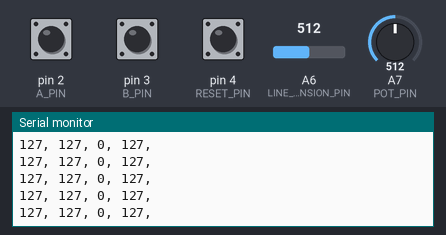
Recording of a sketch running on a simulated Arduino Nano, built with avr-gcc and run on an emulated ATmega328P. On the bench: the last lines printed to the serial monitor. The test bench sets the inputs (shaded band); at power-on: pin 4 (RESET_PIN) HIGH, A6 (LINE_TENSION_PIN) = 512, A7 (POT_PIN) = 512, pin 2 (A_PIN) HIGH, pin 3 (B_PIN) HIGH. No radio packets arrive unless stated.

Above: at 1.2 s.
1.3 s: pin 4 (RESET_PIN) pulled LOW for 0.15 s
At 1.47 s:
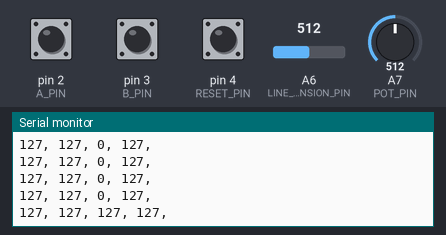
4.4 s: A6 (LINE_TENSION_PIN) set to 716
At 4.41 s:
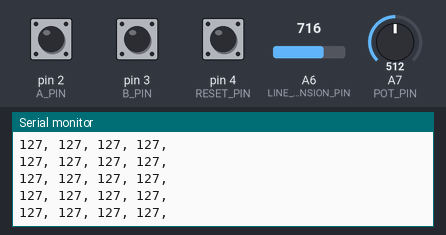
5.9 s: A7 (POT_PIN) set to 716
At 5.92 s:
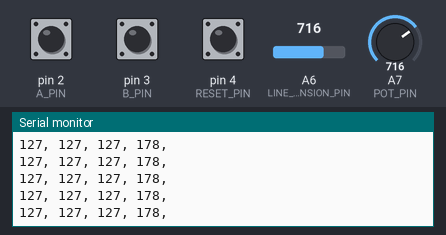
8.9 s: A6 (LINE_TENSION_PIN) set to 306
At 8.92 s:
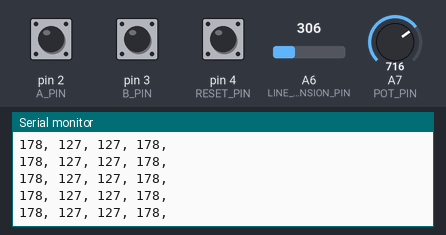
11.9 s: A7 (POT_PIN) set to 306
At 11.93 s:
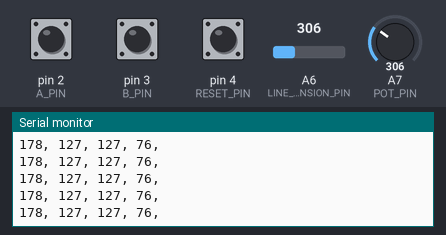
14.9 s: A6 (LINE_TENSION_PIN) set to 0
At 14.94 s:
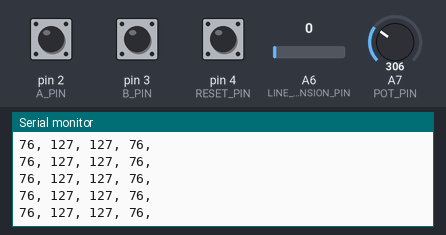
Timing chart, 0 to 17.9 s (numbered marks = the images above; inputs shaded):
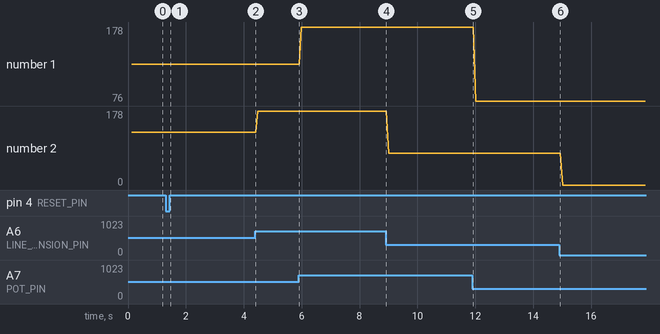

Measured:
- after the input at 1.3 s, the serial monitor: prints a new line after 0.11 s (image 1)
- plotted number 2: 127 → 178 after the input at 4.4 s, 178 → 76 after the input at 8.9 s, 76 → 0 after the input at 14.9 s

The sketch:

KiteBarUnit.ino
```cpp
// ask_transmitter.pde
// -*- mode: C++ -*-
// Simple example of how to use RadioHead to transmit messages
// with a simple ASK transmitter in a very simple way.
// Implements a simplex (one-way) transmitter with an TX-C1 module

#include <RH_ASK.h>
#include <SPI.h> // Not actually used but needed to compile

// Includes
#define NO_PORTB_PINCHANGES // PortB used for mySofwareSerial
#include <PinChangeInt.h> // From https://github.com/GreyGnome/PinChangeInt

// Port definition

#define         A_PIN  2 // Linear encoder one
#define         B_PIN  3 // Linear encoder other one
#define     RESET_PIN  4 // Linear encoder absolute reference
#define  DATA_OUT_PIN  5 // RF module ATAD pin
#define   LED_PIN 13 // Built-in led
const int   POT_PIN = A7; // Potentiometer
const int LINE_TENSION_PIN = A6; // For line tension measurement


RH_ASK driver(4800, 11, DATA_OUT_PIN);
//Transmitter : ATAD D12

uint8_t data[4];  // 2 element array of unsigned 8-bit type, holding Joystick readings

// Define global variables to deal with encoder interrupt
volatile unsigned long threshold = 1000;// 'threshold' is the De-bounce Adjustment factor for the encoder. halfSteps
volatile unsigned long int0time = 0;
volatile unsigned long int1time = 0;
volatile uint8_t int0signal = 0;
volatile uint8_t int1signal = 0;
volatile uint8_t int0history = 0;
volatile uint8_t int1history = 0;
// 'halfSteps' is the counter of half-steps. The actual
// number of steps will be equal to halfSteps / 2
volatile long halfSteps = 0;
long halfStepsCorrection = -127; //to get out of range value
boolean isAbsoluteReferenceAvailable = false;

#define FEEDBACK_RATE_ms 50
long last_sent_ms = 0;

void setup()
{
    Serial.begin(9600);	  // Debugging only
    if (!driver.init())
         Serial.println("init failed");
    data[0] = 127;
    data[1] = 127;
    data[2] = 0;
    data[3] = 127;

   // Prepare interrupts for the linear encoder
  pinMode(A_PIN, INPUT);
  digitalWrite(A_PIN, HIGH);
  attachInterrupt(0, int0, CHANGE);

  pinMode(B_PIN, INPUT);
  digitalWrite(B_PIN, HIGH);
  attachInterrupt(1, int1, CHANGE);

  // Pin used to get absolute position
  pinMode(RESET_PIN, INPUT);
  digitalWrite(RESET_PIN, HIGH);
  PCintPort::attachInterrupt(RESET_PIN, &reset, CHANGE);

}

void loop()
{
    sendFeedback();
    delay(10);
}

void computeFeedback()
{

  // Feedbacks are normalized between -1 and 1

  // Potentiometer angle
  data[0] = map(analogRead(POT_PIN), 0, 1023, 0, 255);
  data[1] = map(halfSteps + 127, 0, 255, 0, 255); //Map for clean saturation
  if (isAbsoluteReferenceAvailable)
  {
    data[2] = map(halfStepsCorrection + 127, 0, 255, 0, 255); //Map for clean saturation
  }
  else
  {
    data[2] = 0;
  }
  data[3] = map(analogRead(LINE_TENSION_PIN), 0, 1023, 0, 255);

}
void sendFeedback()
{
  // All the feedback values are normalized in the range 0-1023 (10 bits resolution)
  if (fabs(millis()-last_sent_ms)>FEEDBACK_RATE_ms)
  {
    last_sent_ms = millis();
    computeFeedback();
    driver.send(data, sizeof(data));
    driver.waitPacketSent();
    Serial.print(data[0]);
    Serial.print(", ");
        Serial.print(data[1]);
    Serial.print(", ");
        Serial.print(data[2]);
    Serial.print(", ");
        Serial.print(data[3]);
    Serial.println(", ");
  }
}
// Taken from http://playground.arduino.cc/Main/RotaryEncoders J.Carter(of Earth)
void int0()
{
  if ( micros() - int0time < threshold )
    return;
  int0history = int0signal;
  int0signal = bitRead(PIND, A_PIN);
  if ( int0history==int0signal )
    return;
  int0time = micros();
  if ( int0signal == int1signal )
    halfSteps++;
  else
    halfSteps--;
}

// Taken from http://playground.arduino.cc/Main/RotaryEncoders J.Carter(of Earth)
void int1()
{
  if ( micros() - int1time < threshold )
    return;
  int1history = int1signal;
  int1signal = bitRead(PIND, B_PIN);
  if ( int1history==int1signal )
    return;
  int1time = micros();
}
void reset()
{
  halfStepsCorrection = halfSteps;
  isAbsoluteReferenceAvailable = true;
 }
```
